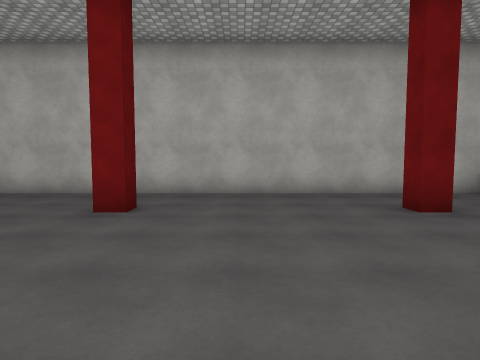
[1] (above)

12 first-person views from a walk through a 3-D level made in the Unity game engine. The camera is 1.5 m above the floor, tilts 4° down and sees 75° across. The floor is counted in squares, 1.8 m on a side. Each view is taken from the middle of a square. On the plan, view 1 faces up. The plan holds only what a view shows up to about 11 squares ahead; the rest is blank. The place goes on beyond the plan. The player is left out. Surface patterns are stand-ins for the level's own textures.

[2]
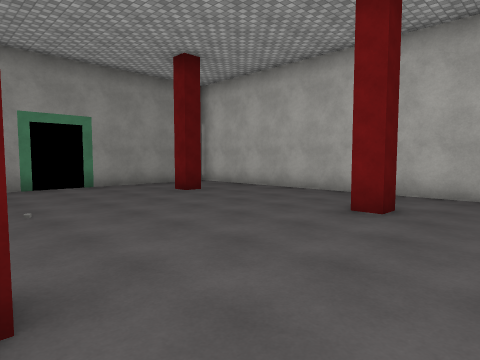

[3]
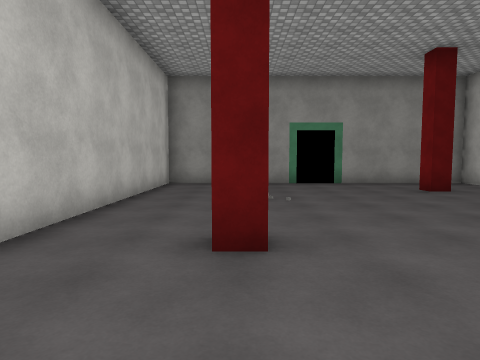

[4]
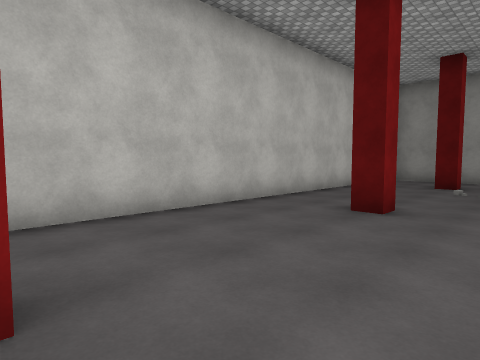

[5]
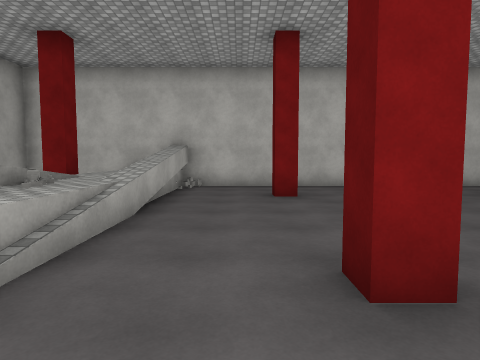

[6]
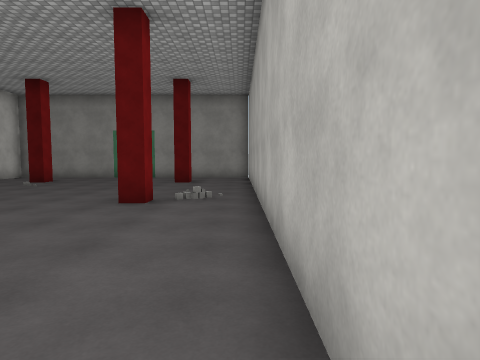

[7]
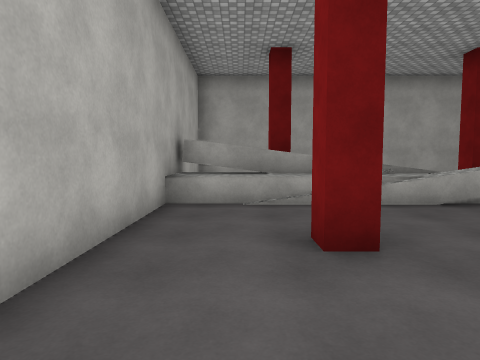

[8]
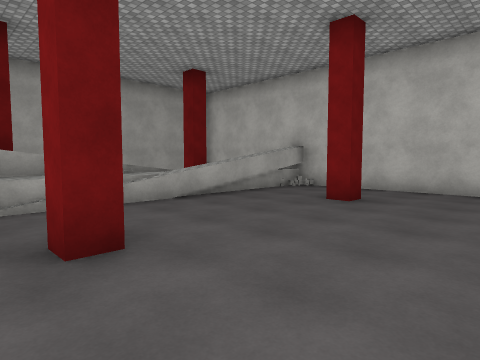

[9]
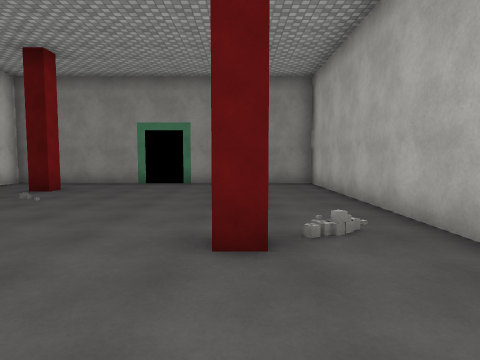

[10]
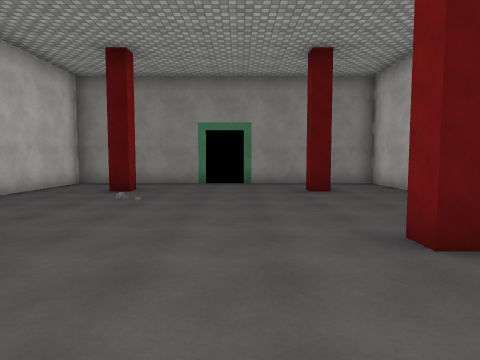

[11]
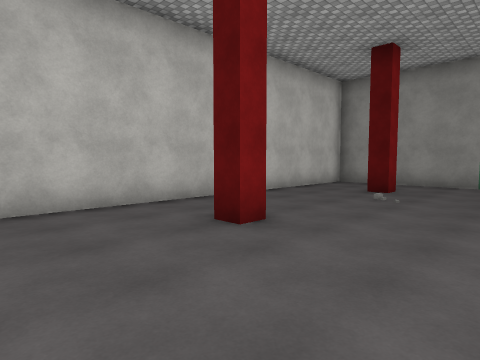

[12]
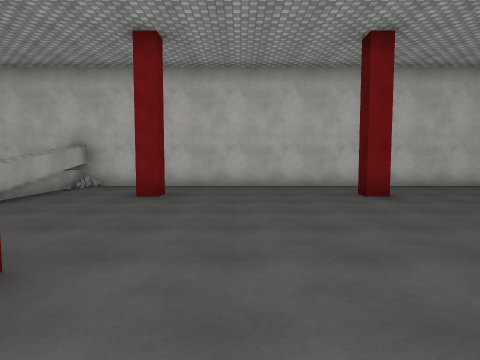

### Floor plan
Key: @ floor where view 1 was taken; # wall or solid block; . main floor; : floor 1 m higher than the main floor; + floor 1.25 m higher than the main floor; * floor 1.5 m higher than the main floor; = window, fence, low wall or low ledge; v drop or lower ground.
Columns run from 10 left of view 1 to 8 right of it. Each row starts with its distance up from view 1.
  8 #################
  7 #...............=#
  6 #...............:v
  5 #..#....#....#..:vv
  4 #...............=*
  3 #...............=+
  2 #...............::
  1 #...............+:
  0 #..#....#.@..#..*
 -1 #...............
 -2 #...............##v
 -3 #################

Where each view was taken, in squares from view 1:
view 1: 0 up, 0 right, facing up
view 2: 0 up, 0 right, facing up-left
view 3: 0 up, 1 right, facing left
view 4: 2 up, 3 right, facing down-left
view 5: 7 up, 4 right, facing down
view 6: 7 up, 4 right, facing left
view 7: 6 up, 0 right, facing right
view 8: 6 up, 0 right, facing down-right
view 9: 5 up, 1 right, facing left
view 10: 3 up, 1 right, facing left
view 11: 3 up, 1 right, facing down-left
view 12: 7 up, 1 right, facing down
